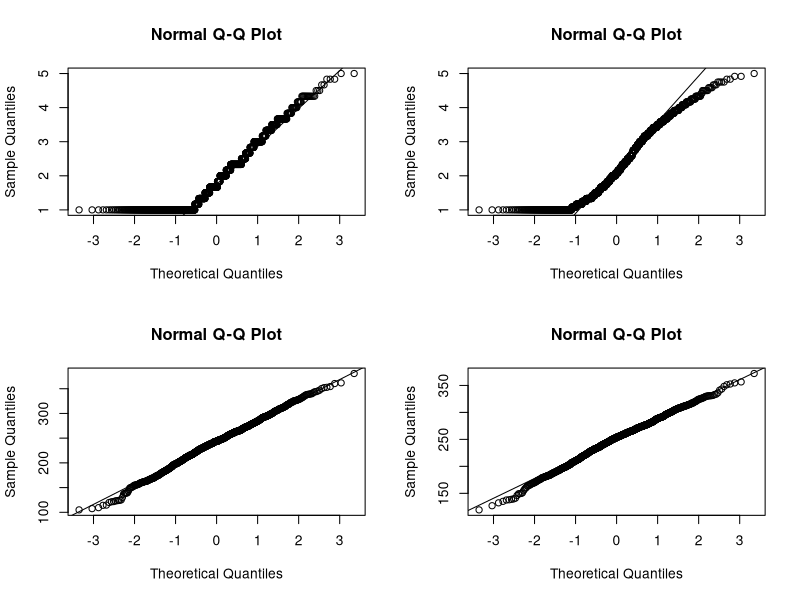

The R script that drew this image: (Note: this script raises an error after producing the figure.)
## ---- chunk 1
#s<-getwd()
#substr(s, 1, nchar(s)-4)
#path<-paste(substr(s, 1, nchar(s)-4),"Data/Data-NFEHRS_revised.sav",sep = "")
#library(haven)
#Rawdata<- read_sav(path)  #1247
## ---- chunk 2
setwd("/Users/kellyhuang/Desktop")
getwd()
#install.packages("haven")
library(haven)
Rawdata <- haven::read_sav("Data-NFEHRS_revised.sav")
## ---- chunk 3
summary(Rawdata$num_use)
nrow(Rawdata[Rawdata$num_use==7,])  
## ---- chunk 4
newdata<- Rawdata[Rawdata$num_use!=7,]  #1246
par(mfrow=c(2,2))
#1)skill_num
summary(newdata$num_use)
qqnorm(newdata$num_use)
qqline(newdata$num_use)

#2) skill_lit
summary(newdata$liter_use)
qqnorm(newdata$liter_use)
qqline(newdata$liter_use)

#3) test_num
summary(newdata$pvnumM)
qqnorm(newdata$pvnumM)
qqline(newdata$pvnumM)

#4) test_lit
summary(newdata$pvlitM)
qqnorm(newdata$pvlitM)
qqline(newdata$pvlitM)

## ---- chunk 5
nrow(newdata[is.na(newdata$Mgr),]) #501
nrow(newdata[is.na(newdata$GENDER_R),]) #0
nrow(newdata[is.na(newdata$ED_Level),]) #0
nrow(newdata[is.na(newdata$EMPloyed),]) #0
nrow(newdata[is.na(newdata$Full_part),]) #0
nrow(newdata[is.na(newdata$Years_wk),]) #0
nrow(newdata[is.na(newdata$work_flexM),]) #0
nrow(newdata[is.na(newdata$work_lrnM),]) #0
nrow(newdata[is.na(newdata$pub_priv),]) #40
nrow(newdata[is.na(newdata$NFE12),]) #0
nrow(newdata[is.na(newdata$FNFAET12),]) #0
nrow(newdata[is.na(newdata$FNFE12JR),]) #0
nrow(newdata[is.na(newdata$FNFAET12JR),]) #0
nrow(newdata[is.na(newdata$FNFAET12NJR),]) #0
nrow(newdata[is.na(newdata$NFEHRS),]) #0

## ---- chunk 6
table(newdata$pub_priv)
## ---- chunk 7
##1.ED_Level
unique(newdata$ED_Level)
nrow(newdata[newdata$ED_Level == 8,]) #only one observation, changes it to 4
newdata<- within(newdata, ED_Level[ED_Level==8]<-4 )

##2.Categorical variable
newdata$pub_priv <- factor(newdata$pub_priv)
newdata$GENDER_R <- as.factor(newdata$GENDER_R)
newdata$ED_Level <- as.factor(newdata$ED_Level)
newdata$Full_part <- as.factor(newdata$Full_part)
newdata$NFE12 <- as.factor(newdata$NFE12)
newdata$FNFE12JR <- as.factor(newdata$FNFE12JR)
newdata$FNFAET12NJR <- as.factor(newdata$FNFAET12NJR)
newdata$FNFAET12JR <- as.factor(newdata$FNFAET12JR)

##3. "FNFAET12" "FNFAET12JR" "FNFAET12NJR" t-test:
#1)pvlitM
t.test(pvlitM~FNFAET12, data = newdata) #p-value < 2.2e-16
t.test(pvlitM~FNFAET12JR, data = newdata) #p-value = 9.813e-13
t.test(pvlitM~FNFAET12NJR, data = newdata) #p-value = 0.0001315

#2)pvnumM
t.test(pvnumM~FNFAET12, data = newdata) #p-value < 2.2e-16
t.test(pvnumM~FNFAET12JR, data = newdata) #p-value < 2.2e-16
t.test(pvnumM~FNFAET12NJR, data = newdata) #p-value = 6.66e-06
##they are all statistically significant and FNFAET12 is the union of other two variables.

##4.FNFE12JR and FNFAET12JR
table(data_priv$FNFE12JR == data_priv$FNFAET12JR)##They are exactly the same: use one of them


## ---- chunk 8
newdata.numeric<-newdata[,c("AGE_R","Years_wk","work_flexM","work_lrnM","act_lrn",
                            "NFEHRS","pvlitM","pvnumM")]
cor(newdata.numeric)
## ---- chunk 9
#anova
# pvlitM vs gender
boxplot(pvlitM~GENDER_R,data=newdata, main="gender vs pvlitM", 
      xlab="gender", ylab="literacy score")
summary(aov(pvlitM~GENDER_R,data=newdata))

# pvlitM vs age
newdata$age_cat <-cut(newdata$AGE_R, c(49,55,60,65))
boxplot(pvlitM~age_cat,data=newdata, main="age vs pvlitM", 
      xlab="age", ylab="literacy score")
summary(aov(pvlitM~age_cat,data=newdata))


interaction.plot(newdata$GENDER_R, newdata$age_cat, newdata$pvlitM)
summary(aov(pvlitM~age_cat*GENDER_R,data=newdata))

# pvlitM vs full/part time
boxplot(pvlitM~Full_part,data=newdata, main="pvlitM vs full/part time", 
      xlab="full/part time", ylab="literacy score")
summary(aov(pvlitM~Full_part,data=newdata))

# pvlitM vs education
boxplot(pvlitM~ED_Level,data=newdata, main="pvlitM vs education", 
      xlab="education", ylab="literacy score")
summary(aov(pvlitM~ED_Level,data=newdata))

# pvlitM vs work year
newdata$Years_wk_cat <-cut(newdata$Years_wk, c(0,10,20,30,40,100), right=FALSE)
boxplot(pvlitM~Years_wk_cat,data=newdata, main="pvlitM vs work year", 
      xlab="work year", ylab="literacy score")
summary(aov(pvlitM~Years_wk_cat,data=newdata))

# pvlitM vs work_flexM
newdata$flex_cat <-cut(newdata$work_flexM, c(1,2,3,4,6), right=FALSE)
boxplot(pvlitM~flex_cat,data=newdata, main="pvlitM vs work flexibility", 
      xlab="work flexibility", ylab="literacy score")
summary(aov(pvlitM~flex_cat,data=newdata))

# pvlitM vs active learning
boxplot(pvlitM~act_lrn,data=newdata, main="pvlitM vs active learning", 
      xlab="active learning", ylab="literacy score")
summary(aov(pvlitM~act_lrn,data=newdata))

# pvlitM vs private/public
boxplot(pvlitM~Full_part,data=newdata, main="pvlitM vs private/public sector", 
      xlab="private/public sector", ylab="literacy score")
summary(aov(pvlitM~Full_part,data=newdata))

# pvlitM vs None formal education
boxplot(pvlitM~NFE12,data=newdata, main="pvlitM vs None formal education", 
      xlab="None formal education", ylab="literacy score")
summary(aov(pvlitM~NFE12,data=newdata))

# pvlitM vs adult eduction
boxplot(pvlitM~FNFAET12,data=newdata, main="pvlitM vs adult eduction", 
      xlab="adult eduction", ylab="literacy score")
summary(aov(pvlitM~FNFAET12,data=newdata))

# pvlitM vs adult eduction
unique(newdata$NFEHRS)
summary(lm(pvlitM~NFEHRS,data=newdata))
boxplot(pvlitM~NFEHRS,data=newdata, main="pvlitM vs eductaion", 
      xlab="adult eduction", ylab="literacy score")
summary(aov(pvlitM~NFEHRS,data=newdata))
## ---- chunk 10
# pvnum vs gender
boxplot(pvnumM~GENDER_R,data=newdata, main="gender vs pvnum", 
      xlab="gender", ylab="numeracy score")
summary(aov(pvnumM~GENDER_R,data=newdata))

# pvnum vs age
newdata$age_cat <-cut(newdata$AGE_R, c(49,55,60,65))
boxplot(pvnumM~age_cat,data=newdata, main="age vs pvnumM", 
      xlab="age", ylab="numeracy score")
summary(aov(pvnumM~age_cat,data=newdata))


interaction.plot(newdata$GENDER_R, newdata$age_cat, newdata$pvnumM)
summary(aov(pvnumM~age_cat*GENDER_R,data=newdata))

# pvnum vs full/part time
boxplot(pvnumM~Full_part,data=newdata, main="pvnumM vs full/part time", 
      xlab="full/part time", ylab="numeracy score")
summary(aov(pvnumM~Full_part,data=newdata))

# pvnum vs education
boxplot(pvnumM~ED_Level,data=newdata, main="pvnumM vs education", 
      xlab="education", ylab="numeracy score")
summary(aov(pvnumM~ED_Level,data=newdata))

# pvnum vs work year
boxplot(pvnumM~Years_wk_cat,data=newdata, main="pvnumM vs work year", 
      xlab="work year", ylab="numeracy score")
summary(aov(pvnumM~Years_wk_cat,data=newdata))
## ---- chunk 11
#numeracy:
data_num<- newdata[,c(-3,-4,-6,-8,-11,-12,-15,-16,-18,-21,-22)]
data_num<- na.omit(data_num) #1207
full.num<-lm(pvnumM~.,data=data_num)
null.num<-lm(pvnumM~1,data=data_num)
step(null.lit,scope = list(lower=null.lit,upper=full.lit), direction="both", criterion 
     = "AIC", trace = F)   #ED_Level, act_lrn, Age, Gender, work_flexM,NFEHRS, public/private

step(null.lit,scope = list(lower=null.lit,upper=full.lit), direction="both", criterion 
     = "BIC", trace = F, k=log(nrow(data_num))) #ED_level, act_ln

#literacture:
data_lit<- newdata[,c(-3,-4,-6,-8,-11,-12,-15,-16,-19,-21,-22)] 
data_lit<- na.omit(data_lit) #1207
full.lit<-lm(pvlitM~.,data=data_lit)
null.lit<-lm(pvlitM~1,data=data_lit)
step(null.lit,scope = list(lower=null.lit,upper=full.lit),direction="both", criterion = 
      "AIC", trace = F)#ED_Level, act_lrn, Age, Gender, work_flexM,NFEHRS,public/private

step(null.lit,scope = list(lower=null.lit,upper=full.lit),direction="both", criterion = 
       "BIC", trace = F,k=log(nrow(data_lit))) #ED_Level, act_lrn

lm1<-lm(formula = pvlitM ~ ED_Level + act_lrn + age_cat + work_flexM + 
    pub_priv + GENDER_R + NFEHRS, data = data_lit)

lm2<-lm(formula = pvlitM ~ ED_Level + act_lrn + age_cat + work_flexM + GENDER_R + NFEHRS, data = data_lit)

anova(lm1,lm2) # p-value=0.01978, we confirm that pub/private sector is significant.


## ---- chunk 12
data_priv <- newdata[newdata$pub_priv ==1 & (!is.na(newdata$pub_priv)), ] #1062
data_priv_lit<- data_priv[,c(-3,-4,-6,-8,-10,-11,-12,-15,-16,-19,-22)] 
data_priv_num<- data_priv[,c(-3,-4,-6,-8,-10,-11,-12,-15,-16,-18,-22)]

##1)numeracy
null.priv.num <- lm(pvnumM~1,data = data_priv_num)
full.priv.num <- lm(pvnumM~.,data = data_priv_num)
library(MASS)
#AIC
step(null.priv.num, scope = list(lower=null.priv.num,upper=full.priv.num), direction="both", criterion = "AIC",trace = F)  #ED_Level, act_lrn, Age, Gender, work_flexM,NFEHRS

#BIC
step(null.priv.num, scope = list(lower=null.priv.num,upper=full.priv.num), direction="both", criterion = "BIC",k=log(nrow(data_priv_num)),trace = F)#ED_level, act_lrn,Age,Gender
 

##2) Literacy
null.priv.lit<- lm(pvlitM~1,data=data_priv_lit)
full.priv.lit<- lm(pvlitM~.,data=data_priv_lit)

#AIC
step(null.priv.lit, scope = list(lower=null.priv.lit,upper=full.priv.lit), direction="both", criterion = "AIC",trace = F)  #ED_Level, act_lrn, Age, Gender, work_flexM,NFEHRS
#BIC
step(null.priv.lit, scope =list(lower=null.priv.lit,upper=full.priv.lit),direction="both", criterion = "BIC",k=log(nrow(data_priv_lit)),trace = F) #ED_Level, act_lrn, 
## ---- chunk 13
##1)numeracy:
lm.num.without<-lm(pvnumM ~ ED_Level + act_lrn + AGE_R + GENDER_R + 
    work_flexM + NFEHRS, data = data_num)
lm.num.with<-lm(pvnumM ~ ED_Level + act_lrn + AGE_R + GENDER_R + 
    work_flexM + NFEHRS + pub_priv, data = data_num)
anova(lm.num.without,lm.num.with)
## ---- chunk 14
lm1<-lm(formula = pvlitM ~ ED_Level + act_lrn + age_cat + work_flexM + 
    pub_priv + GENDER_R + NFEHRS, data = data_lit)

lm2<-lm(formula = pvlitM ~ ED_Level + act_lrn + age_cat + work_flexM + GENDER_R + NFEHRS, data = data_lit)

anova(lm1,lm2) # p-value=0.01978, we confirm that pub/private sector is significant.
